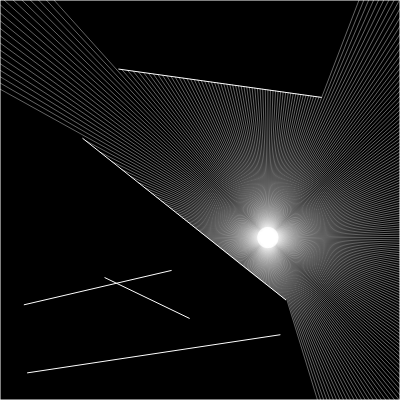
Frame 1 (no input)
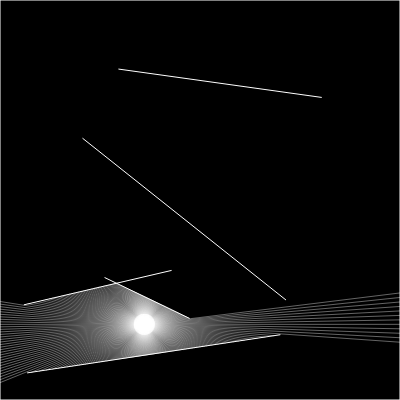
Frame 60 (no input)
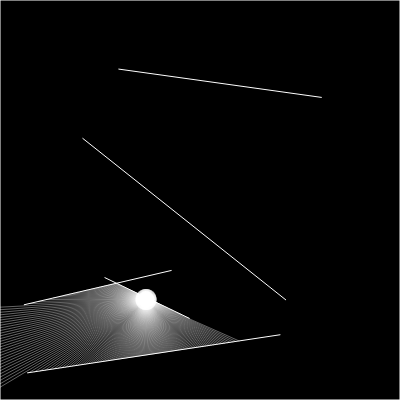
Frame 120 (the mouse pressed at the canvas centre since frame 60)

The p5.js sketch that drew these frames (run headless with seeded random() and noise() and a simulated clock; from frame 60 on, the mouse is pressed at the canvas centre):

// p5.js sketch
// ── sketch.js
let walls = [];
let particle;

let xOff = 0;
let yOff = 1000;

function setup() {
  createCanvas(400, 400);
  for (let i = 0; i < 5; i ++) {
    let x1 = random(width);
    let x2 = random(width);
    let y1 = random(height);
    let y2 = random(height);
    walls[i] = new Boundary(x1, y1, x2, y2);
  }
  walls.push(new Boundary(0, 0, width, 0));
  walls.push(new Boundary(width, 0, width, height));
  walls.push(new Boundary(width, height, 0, height));
  walls.push(new Boundary(0, height, 0, 0));

  particle = new Particle();
}

function draw() {
  background(0);
  for(let wall of walls) {
    wall.show();
  }
  particle.update(noise(xOff) * width, noise(yOff) * height);
  particle.show();
  particle.look(walls);

  xOff += 0.01;
  yOff += 0.01;

  /*
  let pt = ray.cast(wall);
  if (pt) {
    fill(255);
    ellipse(pt.x, pt.y, 8, 8);
  }
  */
}
// ── boundary.js
class Boundary {
    constructor (x1, y1, x2, y2) {
        this.a = createVector(x1, y1);
        this.b = createVector(x2, y2);
    }

    show () {
        stroke(255);
        line(this.a.x, this.a.y, this.b.x, this.b.y);
    }
}
// ── particle.js
class Particle {
    constructor () {
        this.pos = createVector(width/2, height/2);
        this.rays = [];
        for(let a = 0; a < 360; a += 1) {
            this.rays.push(new Ray(this.pos, radians(a)));
        }
    }

    update (mouseX, mouseY) {
        this.pos.x = mouseX;
        this.pos.y = mouseY;
    }

    show () {
        fill(255);
        ellipse (this.pos.x, this.pos.y, 16, 16);
        for(let ray of this.rays) {
            ray.show();
        }
    }
    
    look (walls) {
        for(let ray of this.rays) {
            let closest = null;
            let record  = Infinity;
            for(let wall of walls) {
                const pt = ray.cast(wall);
                if (pt) {
                    const d = p5.Vector.dist(this.pos, pt);
                    if (d < record) {
                        record = d;
                        closest = pt;
                    }
                }
            }
            if (closest) {
                line(this.pos.x, this.pos.y, closest.x, closest.y);
            }
        }
    }
}
// ── ray.js
class Ray {
    constructor(position, angle) {
        this.pos = position;
        this.dir = p5.Vector.fromAngle(angle);
    }

    show() {
        //Create a line from the ray's pos in the direction of the ray's direction by x
        stroke(255, 100);
        push();
        translate(this.pos.x, this.pos.y);
        line(0, 0, this.dir.x*10, this.dir.y*10);
        pop();
    }

    lookAt(x, y) {
        this.dir.x = x - this.pos.x;
        this.dir.y = y - this.pos.y;
        this.dir.normalize();
    }

    cast (wall) {
        //Get the start and end points of the wall
        const x1 = wall.a.x;
        const y1 = wall.a.y;
        const x2 = wall.b.x;
        const y2 = wall.b.y;
        //Get the ray's start pos and the "end point"
        const x3 = this.pos.x;
        const y3 = this.pos.y;
        const x4 = this.pos.x + this.dir.x;
        const y4 = this.pos.y + this.dir.y;
        //Calculate the demoninator(same for both equations)
        const den = (x1 - x2) * (y3 - y4) - (y1 - y2) * (x3 - x4);
        if (den == 0) {
            //This means that the line and the ray are parallel
            return(null);
        }
        const t = ((x1 - x3) * (y3 - y4) - (y1 - y3) * (x3 - x4)) / den;
        const u = -((x1 - x2) * (y1 - y3) - (y1 - y2) * (x1 - x3)) / den;
        //If 0<t<1 and 0<u then the lines have an intersection point
        if (t > 0 && t < 1 && u > 0) {
            const pt = createVector();
            pt.x = x1 + t * (x2 - x1);
            pt.y = y1 + t * (y2 - y1);
            return(pt);
        }
        else {
            return(null);
        }
    }
}
